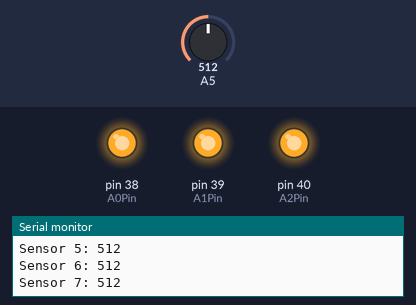
A sketch run on a simulated Arduino Mega 2560, built with avr-gcc and run on an emulated ATmega2560. Parts: output pins drawn as LEDs (lit = HIGH), the last lines printed to the serial monitor. Dashed ring = blinking. Inputs (shaded band) come from the test bench; at power-on: A5 = 512.

Above: at 0.82 s.
1.3 s: A5 set to 0
At 1.83 s:
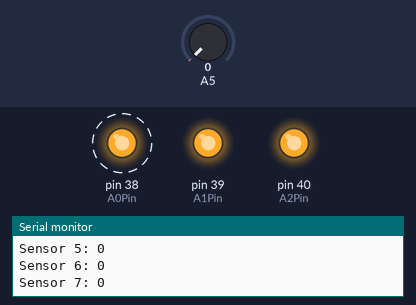
4.3 s: A5 set to 18
Timing chart, 0 to 13.3 s (numbered marks = the images above; inputs shaded):
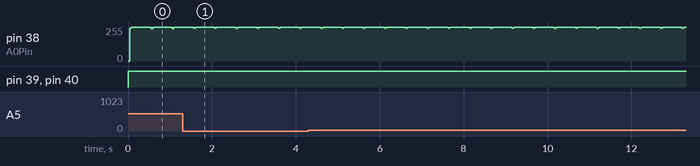

Measured:
- by itself, pin 38 (A0Pin): alternates 255/255 for 0.47 s and 244/255 for 0.04 s

The sketch:

light_sensors.ino
```cpp
typedef struct {
  bool A0Val;
  bool A1Val;
  bool A2Val;
  byte A0Pin;
  byte A1Pin;
  byte A2Pin;
  int outputPin;
} Multiplexer;

Multiplexer multiplexer4;

void setup() {
  Serial.begin(115200);
  //pins
  multiplexer4.A0Pin = 38;
  multiplexer4.A1Pin = 39;
  multiplexer4.A2Pin = 40;
  multiplexer4.outputPin = 5;

  // Set multiplexer4 address pins as OUTPUT
  pinMode(multiplexer4.A0Pin, OUTPUT);
  pinMode(multiplexer4.A1Pin, OUTPUT);
  pinMode(multiplexer4.A2Pin, OUTPUT);

  // Set output pin as INPUT (for analog reading)
  pinMode(multiplexer4.outputPin, INPUT);
}

// Function to read a specific light sensor from the multiplexer (analog reading)
int readLightSensor(Multiplexer &mux, int sensorIndex) {
  // Set address pins based on sensor index (0-7)
  mux.A0Val = (sensorIndex & 0x01) > 0;  // Bit 0
  mux.A1Val = (sensorIndex & 0x02) > 0;  // Bit 1
  mux.A2Val = (sensorIndex & 0x04) > 0;  // Bit 2

  // Set the address pins
  digitalWrite(mux.A0Pin, mux.A0Val);
  digitalWrite(mux.A1Pin, mux.A1Val);
  digitalWrite(mux.A2Pin, mux.A2Val);

  // Small delay to allow the multiplexer to settle
  delayMicroseconds(10);

  // Read the analog output
  return analogRead(mux.outputPin);
}

// Function to read all light sensors and print their values
void readAllLightSensors() {
  Serial.println("Light Sensor Readings:");

  // Read all 8 sensors from multiplexer4
  for (int i = 0; i < 8; i++) {
    int lightValue = readLightSensor(multiplexer4, i);
    Serial.print("Sensor ");
    Serial.print(i);
    Serial.print(": ");
    Serial.println(lightValue);
  }

  Serial.println(); // Add a blank line for readability
}

void loop() {
  readAllLightSensors();

  delay(500);  // Delay half a second between readings
}
```
